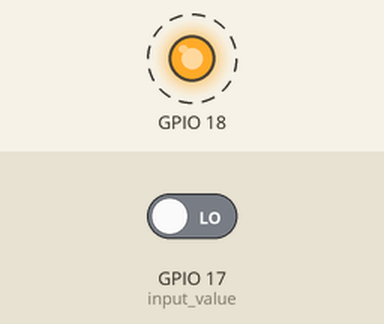
Bench run of a program on a simulated Raspberry Pi (BCM pin numbers). Parts: output pins drawn as LEDs (lit = HIGH). Dashed ring = blinking. Inputs (shaded band) come from the test bench; at power-on: GPIO 17 (input_value) LOW. What the program prints to the terminal is not drawn.

Above: at 0.5 s.
Timing chart, 0 to 4.6 s (numbered marks = the images above):
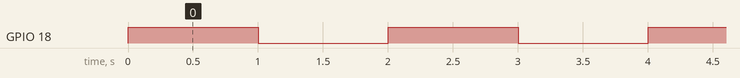

The program:

button_led.py
```python
# MagPi Issue 17 and 18
# Physical Computing

import RPi.GPIO as GPIO     # import GPIO functions
import time                 # import time functions

# initialize ports
GPIO.setmode(GPIO.BCM)      # set pins to gpio numbering mode
GPIO.setup(17, GPIO.IN)
GPIO.setup(18, GPIO.OUT)

try:
    print("Press the button")
    while True:
        input_value = GPIO.input(17)
        if input_value == False:
            print("Button pressed - led on")
            for x in range(0,3):
                GPIO.output(18, True)
                time.sleep(1)
                GPIO.output(18, False)
                time.sleep(1)
            while input_value == False:
                input_value = GPIO.input(17)
except KeyboardInterrupt:    # Ctrl+C
    GPIO.cleanup()          # program end and GPIO ports cleaned
finally:
    GPIO.cleanup()          # program end and GPIO ports cleaned
```

Measured:
- by itself, GPIO 18: alternates HIGH for 1.0 s and LOW for 1.0 s, 6 changes in all, then stays LOW
